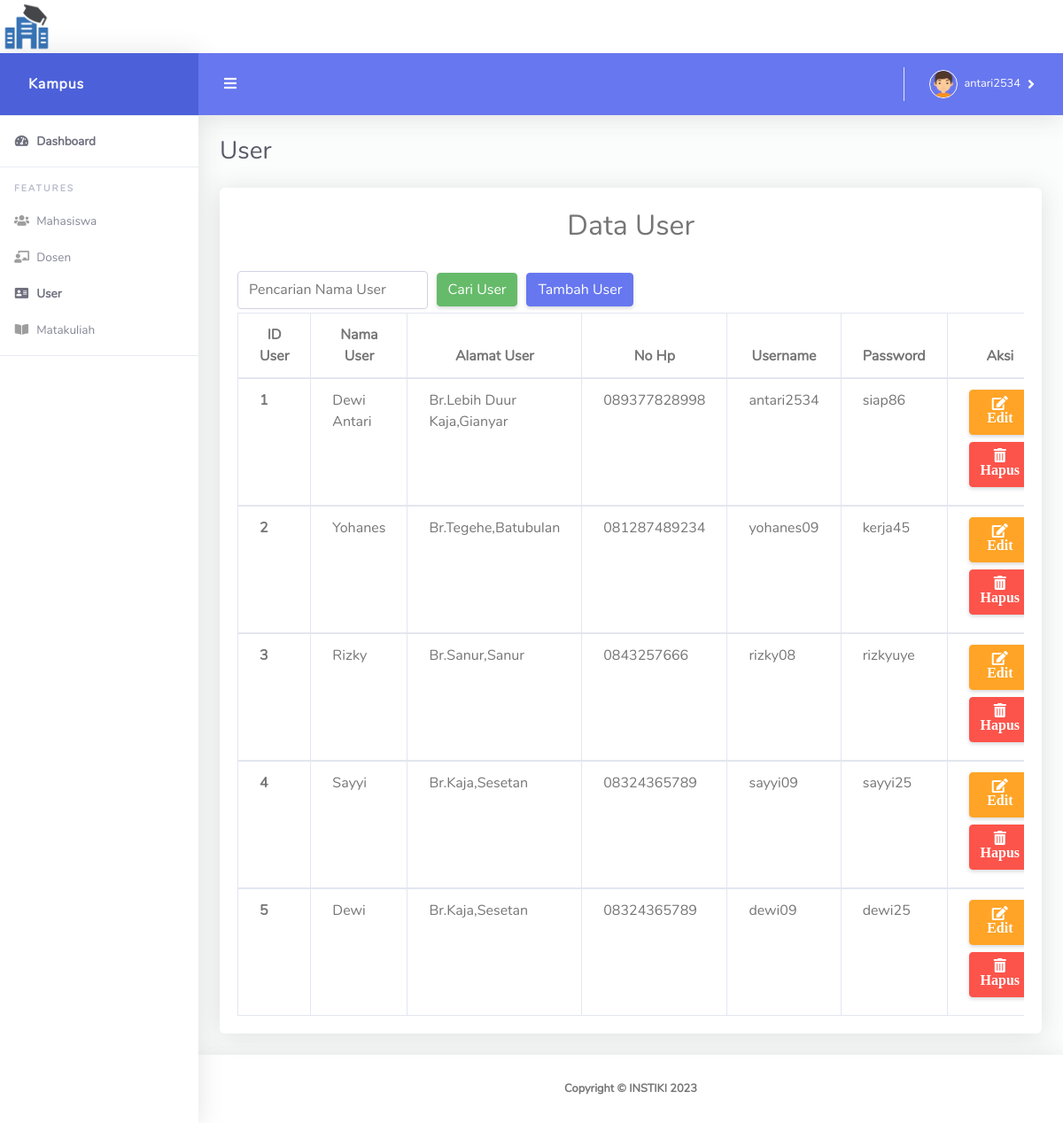
/index.php?hal=user (signed in), run on the app's committed database.
### tables this page shows
CREATE TABLE `dbuser` (
  `id_user` int(11) NOT NULL,
  `nama_user` varchar(50) NOT NULL,
  `alamat_user` varchar(100) NOT NULL,
  `no_hp` varchar(15) NOT NULL,
  `username` varchar(15) NOT NULL,
  `password` varchar(32) NOT NULL
);

### Data/user/user.php (the view, shortened to what this page needs)
<div class="container-fluid" id="container-wrapper">
  <div class="d-sm-flex align-items-center justify-content-between mb-4">
    <h1 class="h3 mb-0 text-gray-800">User</h1>
  </div>
  <div class="card">
    <h2 class="mt-4" align="center">Data User</h2>
    <div class="card-body">
      <form action="index.php?hal=user&" method="get">
        <div class="form-row align-items-center">
          <div class="col-sm-3 my-1">
            <input type="text" name="cariuser" class="form-control" id="inlineFormInputName" placeholder="Pencarian Nama User">
          </div>
          <div class="col-auto my-1">
            <button type="submit" class="btn btn-success">Cari User</button>
          </div>
          <div class="col-sm-3 my-1">
            <a href="index.php?hal=usertambah" class="btn btn-primary">Tambah User</a>
          </div>
        </div>
      </form>
      <div class="table-responsive">
        <table class="table table-bordered">
          <thead>
            <tr class="text-center">
              <th scope="col">ID User</th>
              <th scope="col">Nama User</th>
              <th scope="col">Alamat User</th>
              <th scope="col">No Hp</th>
              <th scope="col">Username</th>
              <th scope="col">Password</th>
              <th scope="col">Aksi</th>
            </tr>
          </thead>
          <?php
          if (isset($_GET['cariuser'])) {
            $cari = $_GET['cariuser'];
            $tampil = mysqli_query($koneksi, "SELECT * FROM dbuser WHERE nama_user like'%" . $cari . "%'");
          } else {
            $tampil = mysqli_query($koneksi, "SELECT * FROM dbuser");
          }
          while ($data = mysqli_fetch_array($tampil)) {
          ?>
            <tbody>
              <tr>
                <th scope="row"><?php echo $data['id_user']; ?></th>
                <td><?php echo $data['nama_user']; ?></td>
                <td><?php echo $data['alamat_user']; ?></td>
                <td><?php echo $data['no_hp']; ?></td>
                <td><?php echo $data['username']; ?></td>
                <td><?php echo $data['password']; ?></td>
                <td>
                  <?php
                  echo '
                <a href="index.php?hal=useredit&id=' . $data['id_user'] . '" class="btn btn-warning mb-2"><i class="fas fa-edit"> Edit</a></i>
                <a href="index.php?hal=userhapus&id=' . $data['id_user'] . '" class="btn btn-danger mb-2"><i class="fas fa-trash-alt"> Hapus</a></i>
                '; ?>
                </td>
              </tr>
            </tbody>
          <?php
          }
          ?>
        </table>
      </div>
    </div>
  </div>
</div>

### data on the page
dbuser: id_user "1", nama_user "Dewi Antari", alamat_user "Br.Lebih Duur Kaja,Gianyar", no_hp "089377828998", username "antari2534", password "siap86"
dbuser: id_user "2", nama_user "Yohanes", alamat_user "Br.Tegehe,Batubulan", no_hp "081287489234", username "yohanes09", password "kerja45"
dbuser: id_user "3", nama_user "Rizky", alamat_user "Br.Sanur,Sanur", no_hp "0843257666", username "rizky08", password "rizkyuye"
dbuser: id_user "4", nama_user "Sayyi", alamat_user "Br.Kaja,Sesetan", no_hp "08324365789", username "sayyi09", password "sayyi25"
dbuser: id_user "5", nama_user "Dewi", alamat_user "Br.Kaja,Sesetan", no_hp "08324365789", username "dewi09", password "dewi25"

### other printed values
$_SESSION["username"] "antari2534"
